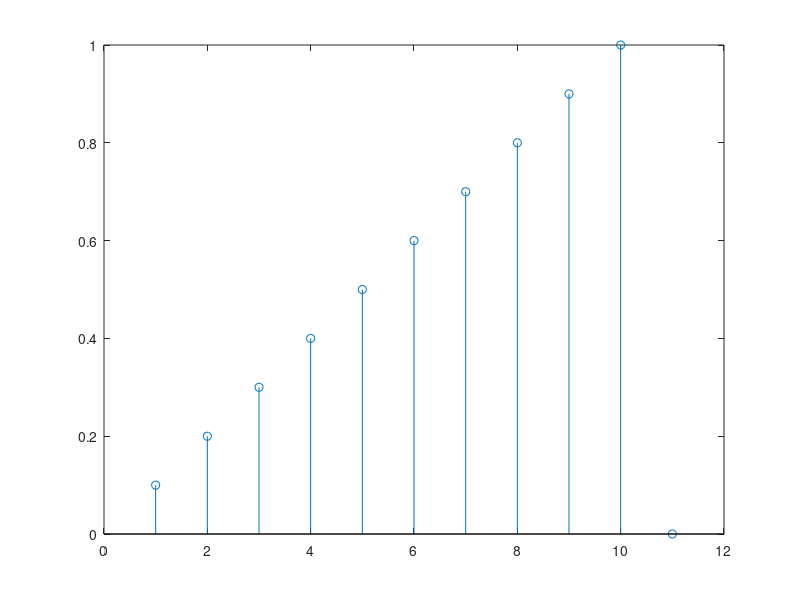
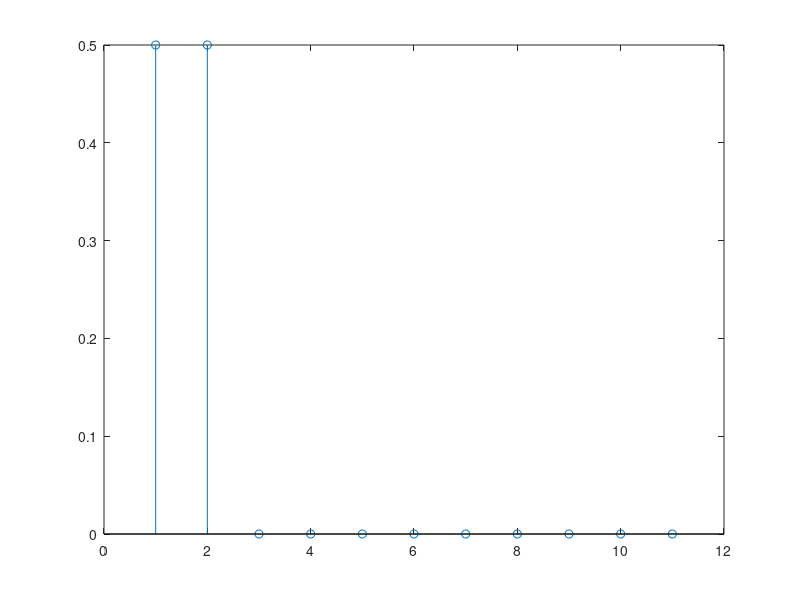
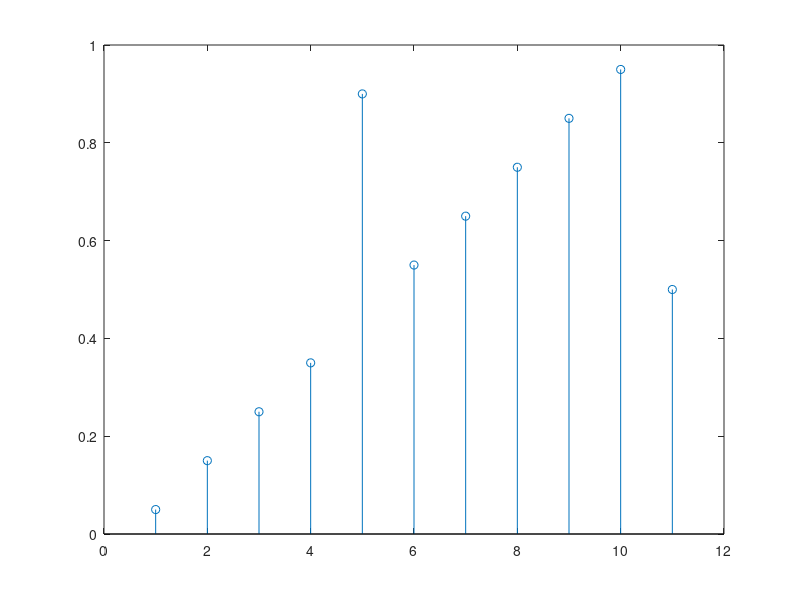

These charts were generated, in order, by the following MATLAB code:
%%
%Programa que calcula o Overlap entre dois vetores
%%
%Descrição
%Foram utilizados dois vetores bases de valores sequenciais para visualisar
%melhor a resposta do programa, mas o programa foi feito de forma a
%calcular o método do Overlap Add para quaisquer dois vetores

clc 
clear all

%Vetor Entrada, representando a entrada
Entrada = [0.1 0.2 0.3 0.4 0.5 0.6 0.7 0.8 0.9 1.0];

%Vetor H representando a resposta
H = [ 0.5 0.5]; 

%Tamanho da resposta da convolução
N = size(Entrada,2) +size(H,2) - 1;

%Vetor da resposta da convolucao
Resposta = zeros(1,N);

%Fator de repartição do Overlapp
DivisaoOverlap= 2;
%%
%Preenchimento com zeros da entrada e da resposta

    Entradazeros = zeros(N,1);
   for contador = 1:size(Entrada,2)
        Entradazeros(contador) = Entrada(contador);
   end
   Entrada=Entradazeros;

   Hzero = zeros(N,1);
   for contador = 1:size(H,2)
        Hzero(contador) = H(contador);
   end
   H=Hzero;

   
%%Overlap Add   

%Convolucao Circular
    for indice = 1:N
        for  cont = 1:N
                Resposta(1,indice) = Entrada(cont,1)*H(mod(N+indice-cont,N)+1)+Resposta(1,indice);
        end
    end

for indice = 1:DivisaoOverlap -1
    Resposta(1,floor(N*indice/DivisaoOverlap)) = 2*Resposta(1,floor(N/DivisaoOverlap));
end

%Representação gráfica para entrada e saída
figure(1)
stem(Entrada)

figure(2)
stem(H)

figure(3)
stem(Resposta)